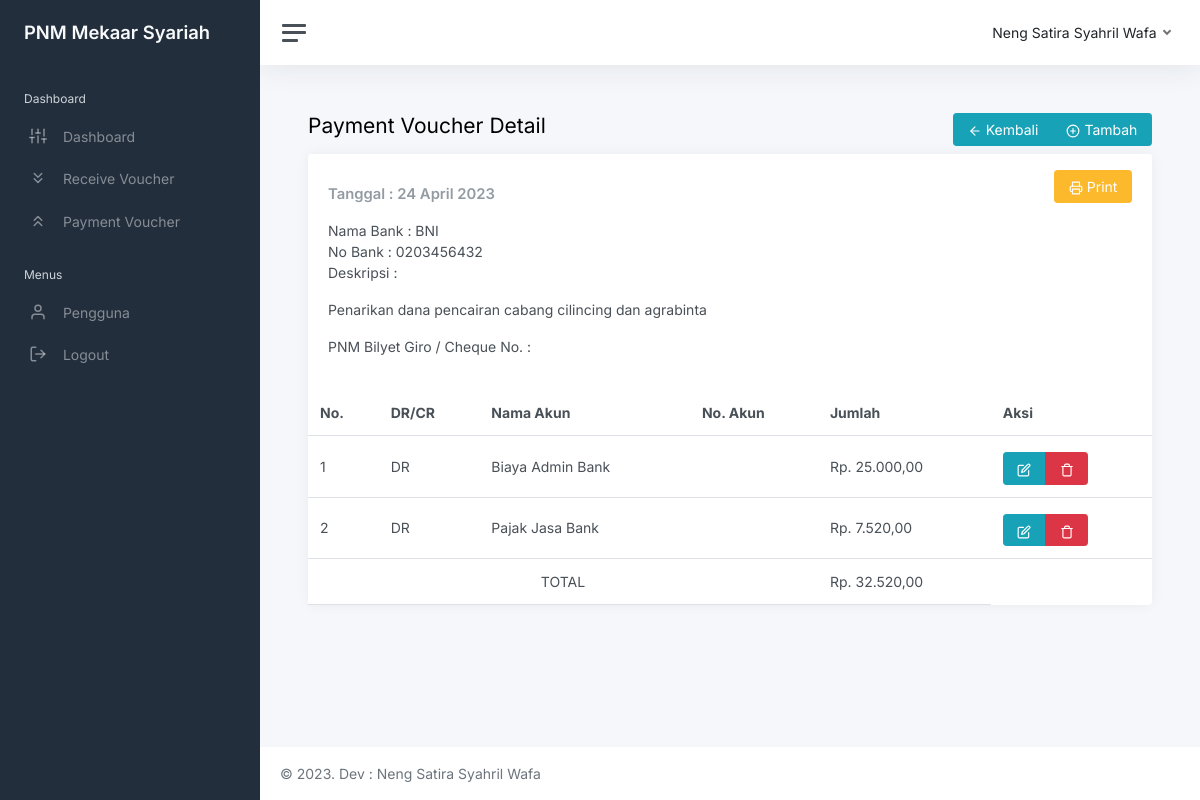
/view_pv/pv_detail.php?id=1 (signed in), run on the app's committed database.
### tables this page shows
CREATE TABLE `users` (
  `id_user` int(11) NOT NULL,
  `nama` varchar(255) NOT NULL,
  `username` varchar(255) NOT NULL,
  `email` varchar(255) NOT NULL,
  `password` varchar(255) NOT NULL,
  `image` varchar(255) NOT NULL,
  `role_id` int(10) NOT NULL,
  `date_created` date NOT NULL,
  `is_active` int(10) NOT NULL
);

CREATE TABLE `pv` (
  `id_pv` int(11) NOT NULL,
  `pv_date` date NOT NULL,
  `nama_bank` varchar(255) NOT NULL,
  `no_bank` varchar(50) NOT NULL,
  `deskripsi` text NOT NULL,
  `pnm_bilyet` varchar(255) NOT NULL,
  `id_user` int(10) NOT NULL
);

CREATE TABLE `pv_detail` (
  `id_pv_detail` int(11) NOT NULL,
  `id_pv` int(10) NOT NULL,
  `drcr` varchar(10) NOT NULL,
  `nama_akun` varchar(255) NOT NULL,
  `no_akun` varchar(100) NOT NULL,
  `jumlah` int(10) NOT NULL
);

### functions.php (called while the page is built, shortened)
<?php
$conn = mysqli_connect("localhost", "root", "", "db_sirvpv");
function query($query)
{
    global $conn;
    $result = mysqli_query($conn, $query);
    $rows = [];
    while ($row = mysqli_fetch_assoc($result)) {
        $rows[] = $row;
    }
    return $rows;
}

### view_pv/pv_detail.php (the view, shortened to what this page needs)
<?php
include "../templates/header.php";
$id_pv = $_GET["id"];
$pv = query(
    "SELECT * FROM pv
    WHERE id_pv = $id_pv"
)[0];
$pv_detail = query(
    "SELECT * FROM pv_detail
    INNER JOIN pv ON pv.id_pv = pv_detail.id_pv
    WHERE pv_detail.id_pv = $id_pv"
);
$pv_amount = query(
    "SELECT SUM(jumlah) AS amount FROM pv_detail WHERE id_pv = $id_pv"
)[0];
?>
<main class="content">
    <div class="container-fluid p-0">
        <div class="row">
            <div class="col-6">
                <h1 class="h3 mb-3">Payment Voucher Detail</h1>
            </div>
            <div class="col-6 text-end">
                <div class="btn-group btn-group-toggle" data-toggle="buttons">
                    <a href="pv.php" class="btn btn-info text-white"><i class="align-middle"
                            data-feather="arrow-left"></i>
                        Kembali</a>
                    <a href="pv_detail_add.php?id_pv=<?= $pv["id_pv"]; ?>" class="btn btn-info text-white"><i
                            class="align-middle" data-feather="plus-circle"></i>
                        Tambah</a>
                </div>
            </div>
        </div>
        <div class="row">
            <div class="col-12 col-lg-12 col-xxl-12 d-flex">
                <div class="card flex-fill">
                    <div class="card-header">
                        <div class="row">
                            <div class="col-6">
                                <h5 class="card-title mb-0 mt-3">
                                    Tanggal :
                                    <strong>
                                        <?= date('d F Y', strtotime($pv["pv_date"])); ?>
                                    </strong>
                                </h5>
                                <p class="mt-3">
                                    Nama Bank :
                                    <?= $pv["nama_bank"]; ?>
                                    <br>
                                    No Bank :
                                    <?= $pv["no_bank"]; ?>
                                    <br>
                                    Deskripsi :
                                    <?= $pv["deskripsi"]; ?>
                                    PNM Bilyet Giro / Cheque No. :
                                    <br>
                                </p>
                            </div>
                            <div class="col-6 text-end">
                                <a href="pv_detail_print.php?id_pv=<?= $pv["id_pv"]; ?>"
                                    class="btn btn-warning text-white" target="_blank"><i class="align-middle"
                                        data-feather="printer"></i>
                                    Print</a>
                            </div>
                        </div>
                    </div>
                    <table class="table table-responsive my-0">
                        <thead>
                            <tr>
                                <th>No.</th>
                                <th>DR/CR</th>
                                <th>Nama Akun</th>
                                <th class="d-none d-xl-table-cell">No. Akun</th>
                                <th>Jumlah</th>
                                <th>Aksi</th>
                            </tr>
                        </thead>
                        <tbody>
                            <?php $i = 1; ?>
                            <?php foreach ($pv_detail as $pvd): ?>
                                <tr>
                                    <td>
                                        <?= $i; ?>
                                    </td>
                                    <td>
                                        <?= $pvd["drcr"]; ?>
                                    </td>
                                    <td>
                                        <?= $pvd["nama_akun"]; ?>
                                    </td>
                                    <td class="d-none d-xl-table-cell">
                                    </td>
                                    <td>
                                        Rp.
                                        <?= number_format($pvd["jumlah"], 2, ',', '.'); ?>
                                    </td>
                                    <td>
                                        <div class="btn-group btn-group-toggle" data-toggle="buttons">
                                            <a href="pv_detail_edit.php?id_pvd=<?= $pvd["id_pv_detail"]; ?>&id_pv=<?= $pv["id_pv"]; ?>"
                                                class="btn btn-info text-white mt-1"><i class="align-middle"
                                                    data-feather="edit"></i></a>
                                            <a href="pv_detail_delete.php?id_pvd=<?= $pvd["id_pv_detail"]; ?>&id_pv=<?= $pv["id_pv"]; ?>"
                                                class="btn btn-danger text-white mt-1"
                                                onclick="return confirm('Yakin ingin menghapus <?= $pvd['nama_akun']; ?>?');"><i
                                                    class="align-middle" data-feather="trash"></i></a>
                                        </div>
                                    </td>
                                </tr>
                                <?php $i++; ?>
                            <?php endforeach; ?>
                            <tr>
                                <td colspan="4" class="text-center">TOTAL</td>
                                <td>
                                    Rp.
                                    <?= number_format($pv_amount["amount"], 2, ',', '.'); ?>
                                </td>
                            </tr>
                        </tbody>
                    </table>
                </div>
            </div>
        </div>
    </div>
</main>
<?php
include "../templates/footer.php";
?>

### templates/topbar.php (shortened to what this page needs)
<div class="main">
    <nav class="navbar navbar-expand navbar-light navbar-bg">
        <a class="sidebar-toggle js-sidebar-toggle">
            <i class="hamburger align-self-center"></i>
        </a>
        <div class="navbar-collapse collapse">
            <ul class="navbar-nav navbar-align">
                <li class="nav-item dropdown">
                    <a class="nav-link dropdown-toggle d-none d-sm-inline-block" href="#" data-bs-toggle="dropdown">
                        <span class="text-dark">
                            <?= $user["nama"] ?>
                        </span>
                    </a>
                </li>
            </ul>
        </div>
    </nav>

### data on the page
users: nama "Neng Satira Syahril Wafa"
pv: pv_date "24 April 2023", nama_bank "BNI", no_bank "0203456432", deskripsi "Penarikan dana pencairan cabang cilincing dan agrabinta"
pv_detail: drcr "DR", nama_akun "Biaya Admin Bank", jumlah "25.000,00"
pv_detail: drcr "DR", nama_akun "Pajak Jasa Bank", jumlah "7.520,00"

### other printed values
$pv_amount["amount"] "32.520,00"
